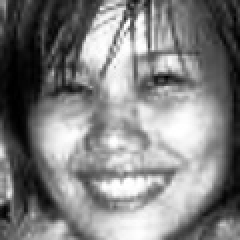
#> input picture data/training/01-Tracy-Cropped/1-Tracy-face-258b57b8-2e27-4727-a6f5-10161663c67d.jpg, 120 x 120 px, given as the content of the folder ../data/training/02-Trish-Raw, which was not available (shown 2 times larger)
$ python process_images.py   (Python 2 division)   (older library calls are emulated)
#> lines starting #> are read from the running program, lines starting #| are printed output that depends on the picture; pictures that were not available may be replaced by others from this repository, and a replacement may not be noted
# from pudb import set_trace

import os
import cv2
import sys
import uuid
import pickle
import numpy as np

from glob import glob

########################
#### CONFIGURATIONS ####
########################

# indicates which dataset the processed images should fall into, change to 'test' if you want to populate more photos for testing purposes.
TYPE = 'training'

# Currently the program support static number of classes (persons). These are the pre-defined classes.
# {ID:1, LABEL:Tracy}
# {ID:2, LABEL:Trish}
# {ID:3, LABEL:Steven}
# IMPORTANT: when modifying the configuration below, make sure the ID tallies with the LABEL.

# indicates which class (person) name & ID the processed images should be tagged with.
ID, LABEL = 2, 'Trish'

# indicates where the RAW files are placed, the program will grab the raw files from these directories.
DIRECTORY_OF_RAW_IMAGES = '../data/{0}/{1:02}-{2}-Raw'.format(TYPE, ID, LABEL)
# due to a massive amount of RAW files and to avoid duplicate processing, the progress.npy is used to mark which RAW files have been processed before. This file is stored in each RAW files directory, in numpy format.
PROGRESS_FILE = '../data/{0}/{1:02}-{2}-Raw/progress.npy'.format(TYPE, ID, LABEL)
# indicates the directory storing the cropped images of the face after processing
DIRECTORY_OF_CROPPED_FACES = '../data/{0}/{1:02}-{2}-Cropped'.format(TYPE, ID, LABEL)
# cascade file path
CASCADE_FILE = './haarcascade_frontalface_default.xml'

# dimension of the cropped faces
# IMPORTANT: should this value be changed, make sure you delete and regenerate all training and testing cropped images, otherwise the PCA will complain that the dimension of the data is not consistent. Also make sure the same dimension is used in the recognize_face.py.
DEFAULT_FACE_SIZE = 120.0


###################
#### FUNCTIONS ####
###################

def init():
    print "DIRECTORY_OF_RAW_IMAGES={0}".format(DIRECTORY_OF_RAW_IMAGES)
    print "DIRECTORY_OF_CROPPED_FACES={0}".format(DIRECTORY_OF_CROPPED_FACES)
    # print "DIRECTORY_OF_EIGEN_FACES={0}".format(DIRECTORY_OF_EIGEN_FACES)

def create_directory():
    if not os.path.exists(DIRECTORY_OF_CROPPED_FACES):
        os.makedirs(DIRECTORY_OF_CROPPED_FACES)
    # if not os.path.exists(DIRECTORY_OF_EIGEN_FACES):
    #     os.makedirs(DIRECTORY_OF_EIGEN_FACES)

def resize_image_if_bigger(img, max_edge = 1024):
    (h,w) = img.shape[:2]
    if h > max_edge or img.shape[0] > max_edge:
        # print "resize_image_if_bigger is called!"
        l = max(h, w)
        ratio = float(max_edge) / l
        new_dimension = (int(w*ratio), int(h*ratio))
        return cv2.resize(img, new_dimension, interpolation=cv2.INTER_LINEAR)
    return img

# [13 lines left out: function resize_square_image, not called in this run]


def extract_faces_from_raw_images():

    # [20 lines left out: functions save_face, save_faces, click_and_crop, not called in this run]
            # [10 lines of commented-out code are left out]


    def draw_rectangle_on_detected_faces(image, faces):
        # Draw a rectangle around the faces
        for (x, y, w, h) in faces:
            cv2.rectangle(image, (x, y), (x+w, y+h), (0, 255, 0), 1)
        cv2.imshow("FacesFound", image)
        cv2.setMouseCallback("FacesFound", click_and_crop)
        return cv2.waitKey(0) # return key pressed

    # - find the ratio from face_box to default_cropped_size=[100.0, 100.0]
	#    ratio r = default_cropped_size[0] / face_box.height
    # - crop the image + PADDING
    # - scale the cropped image by ratio r

    # base on the center, convert rectangle to square
    # [46 lines left out: functions convert_box_to_square, add_padding_to_square_box, get_cropped_image, preprocess_faces, not called in this run]

    def already_processed(progress_file_data, fname):
        for i, files in enumerate(progress_file_data):
            if files[0] == fname:
                return i
        return -1

    # Create the haar cascade
    faceCascade = cv2.CascadeClassifier(CASCADE_FILE)
    files = glob("{0}/*.jpg".format(DIRECTORY_OF_RAW_IMAGES))
    files.extend(glob("{0}/*.png".format(DIRECTORY_OF_RAW_IMAGES)))
    files.extend(glob("{0}/*.bmp".format(DIRECTORY_OF_RAW_IMAGES)))
    faces = []

    if os.path.isfile(PROGRESS_FILE):
        progress_file_data = np.load(PROGRESS_FILE).tolist()
    else:
        progress_file_data = []
    # print progress_file_data
    for fname in files:
        if already_processed(progress_file_data, fname) == -1: #is NOT processed yet
            image = cv2.imread(fname, cv2.IMREAD_GRAYSCALE)
#> image is the input picture: shape (120, 120); min 0, max 255, mean 128.4
            image = resize_image_if_bigger(image, max_edge=1024)
            face_boxes = faceCascade.detectMultiScale(
                image,
                scaleFactor=1.05,
                minNeighbors=5,
                minSize=(15, 15),
                flags = cv2.cv.CV_HAAR_SCALE_IMAGE
            )
#> face_boxes = [[9, 7, 103, 103]]
            print "Found {0} faces in {1}!".format(len(face_boxes), fname)
#| Found 1 faces in _only/1-Tracy-face-258b57b8-2e27-4727-a6f5-10161663c67d.jpg!
            global clicked_pnt

            # color image just for show
            color_image = cv2.imread(fname)
            color_image = resize_image_if_bigger(color_image, max_edge=1024)
            key_pressed = draw_rectangle_on_detected_faces(color_image, face_boxes)
#> the loop in draw_rectangle_on_detected_faces, `for (x, y, w, h) in faces:` made 1 pass
#> after the loop in draw_rectangle_on_detected_faces, `for (x, y, w, h) in faces:`:
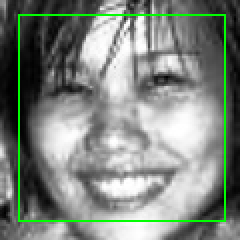
#> image: shape (120, 120, 3) (shown 2 times larger); mean B, G, R 125.8, 133.1, 125.8
#> (key q is pressed here)
#> key_pressed = 113

            if key_pressed == ord('s'):
                cropped_faces = get_cropped_image(image, face_boxes,
                    padding_ratio=1.2, default_cropped_size=DEFAULT_FACE_SIZE, ref_pnt = clicked_pnt)
                cropped_faces = preprocess_faces(cropped_faces)
                cropped_face = cropped_faces[0]
                flipped_face = cv2.flip(cropped_face, 1)
                cropped_file_path = save_face(DIRECTORY_OF_CROPPED_FACES, cropped_face)
                save_face(DIRECTORY_OF_CROPPED_FACES, flipped_face)
                progress_file_data.append([fname, cropped_file_path])
                # faces.extend(cropped_faces)
            elif key_pressed == ord('d'):
                os.remove(fname)
            elif key_pressed == ord('q'):
                break

    np.save(PROGRESS_FILE, progress_file_data)

    # save_faces(DIRECTORY_OF_CROPPED_FACES, faces)


###################
# MAIN PROGRAM ####
###################
init()
create_directory()
extract_faces_from_raw_images()

$ run again, on data/training/01-Tracy-Raw/baotrinh.nguyen-1913588_366325445369_1835821_n.jpg
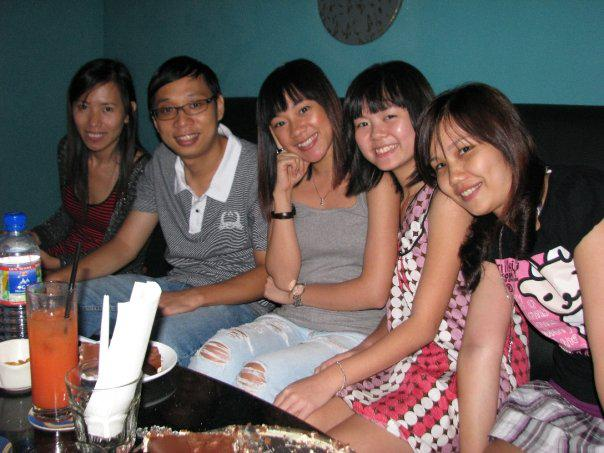
#> input picture data/training/01-Tracy-Raw/baotrinh.nguyen-1913588_366325445369_1835821_n.jpg, 604 x 453 px, given as the content of the folder ../data/training/02-Trish-Raw, which was not available
#> in extract_faces_from_raw_images, `image = cv2.imread(fname, cv2.IMREAD_GRAYSCALE)`:
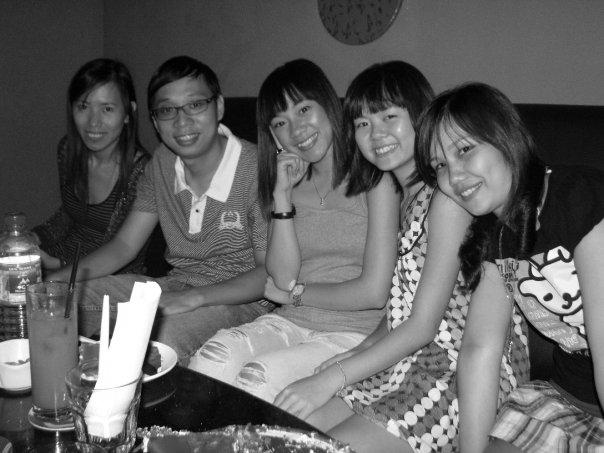
#> image: shape (453, 604); min 0, max 255, mean 97.3
#> face_boxes = [[390, 363, 28, 28], [80, 138, 48, 48], [66, 85, 62, 62], [517, 279, 50, 50], [344, 99, 68, 68], [142, 79, 80, 80]]
#| Found 6 faces in _only/baotrinh.nguyen-1913588_366325445369_1835821_n.jpg!
#> in extract_faces_from_raw_images, color_image is the input picture: shape (453, 604, 3); mean B, G, R 91.3, 94.2, 105.6
#> the loop in draw_rectangle_on_detected_faces, `for (x, y, w, h) in faces:` made 6 passes
#> key_pressed = 113

$ run again, on data/training/01-Tracy-Raw/baotrinh.nguyen-1917011_1403456805673_3236948_n.jpg
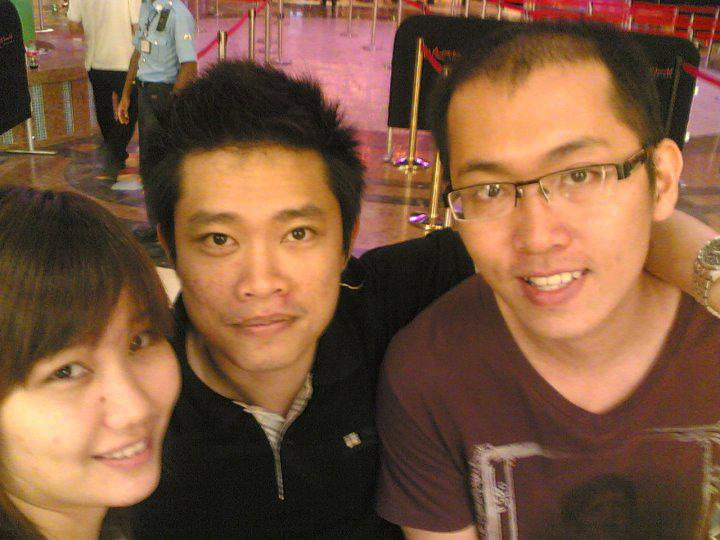
#> input picture data/training/01-Tracy-Raw/baotrinh.nguyen-1917011_1403456805673_3236948_n.jpg, 720 x 540 px, given as the content of the folder ../data/training/02-Trish-Raw, which was not available
#> in extract_faces_from_raw_images, `image = cv2.imread(fname, cv2.IMREAD_GRAYSCALE)`:
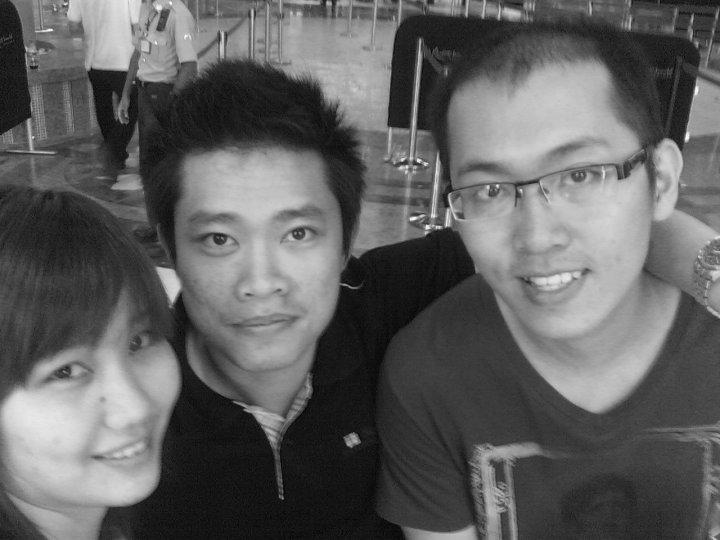
#> image: shape (540, 720); min 0, max 255, mean 96.3
#> face_boxes = [[156, 159, 204, 204], [414, 80, 258, 258], [4, 297, 207, 207]]
#| Found 3 faces in _only/baotrinh.nguyen-1917011_1403456805673_3236948_n.jpg!
#> in extract_faces_from_raw_images, color_image is the input picture: shape (540, 720, 3); mean B, G, R 62.8, 88, 125.5
#> the loop in draw_rectangle_on_detected_faces, `for (x, y, w, h) in faces:` made 3 passes
#> key_pressed = 113

$ run again, on data/training/02-Trish-Cropped/2-Trish-face-318d19e2-d1ae-466c-97c2-b20d264f6724.jpg
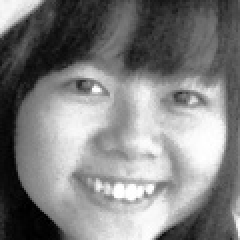
#> input picture data/training/02-Trish-Cropped/2-Trish-face-318d19e2-d1ae-466c-97c2-b20d264f6724.jpg, 120 x 120 px, given as the content of the folder ../data/training/02-Trish-Raw, which was not available (shown 2 times larger)
#> in extract_faces_from_raw_images, image is the input picture: shape (120, 120); min 0, max 255, mean 128.4
#> face_boxes = [[2, 5, 107, 107]]
#| Found 1 faces in _only/2-Trish-face-318d19e2-d1ae-466c-97c2-b20d264f6724.jpg!
#> the loop in draw_rectangle_on_detected_faces, `for (x, y, w, h) in faces:` made 1 pass
#> after the loop in draw_rectangle_on_detected_faces, `for (x, y, w, h) in faces:`:
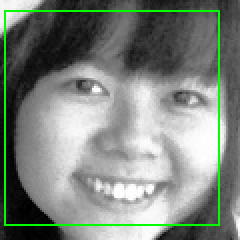
#> image: shape (120, 120, 3) (shown 2 times larger); mean B, G, R 125.5, 133.1, 125.5
#> key_pressed = 113
